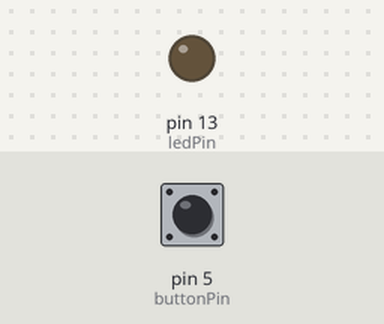
Recording of a sketch running on a simulated Arduino Uno, built with avr-gcc and run on an emulated ATmega328P. On the bench: output pins drawn as LEDs (lit = HIGH). Inputs (shaded band) come from the test bench; at power-on: pin 5 (buttonPin) LOW.

Above: at 1.2 s.
1.3 s: pin 5 (buttonPin) pulled HIGH for 0.15 s
At 1.41 s:
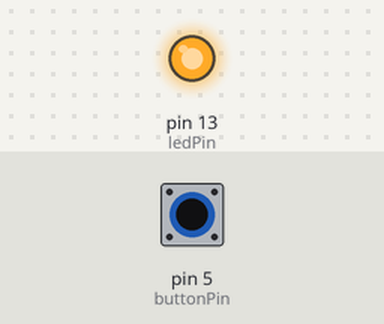
3.0 s: pin 5 (buttonPin) pulled HIGH for 3.2 s
At 7.1 s:
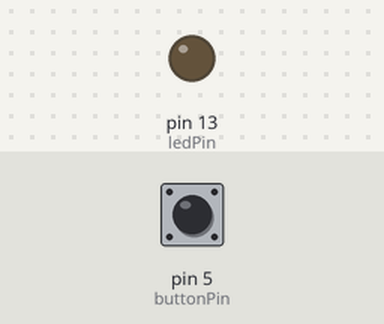
Timing chart, 0 to 8.6 s (numbered marks = the images above; inputs shaded):
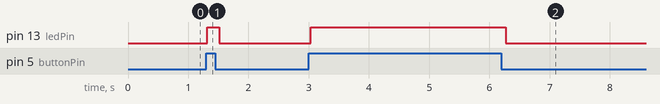

Measured:
- after the input at 1.3 s, pin 13 (ledPin): LOW → HIGH at once, → LOW 0.20 s later
- after the input at 3.0 s, pin 13 (ledPin): LOW → HIGH at once, → LOW 3.2 s later

The sketch:

Senior_Design_Bluetooth.ino
```cpp
#include <SoftwareSerial.h>

const int buttonPin = 5;
const int ledPin =  13;

SoftwareSerial mySerial(2, 3);

int buttonState = 0;
byte buf[2] = {1,2};

void setup() {
  Serial.begin(9600);
  mySerial.begin(9600);
  pinMode(ledPin, OUTPUT);
  pinMode(buttonPin, INPUT);
}

void loop() {
  buttonState = digitalRead(buttonPin);


  if (buttonState == HIGH) {

    digitalWrite(ledPin, HIGH);
    mySerial.print(2, DEC);
    //Serial.print(2);
    //Serial.write(2);
    //mySerial.write(2);
  } else {
    digitalWrite(ledPin, LOW);
    mySerial.print(1, DEC);
    //Serial.print(1);
    //Serial.write(1);
    //mySerial.write(1);
  }
  //mySerial.read();
  delay(100);
}
```
